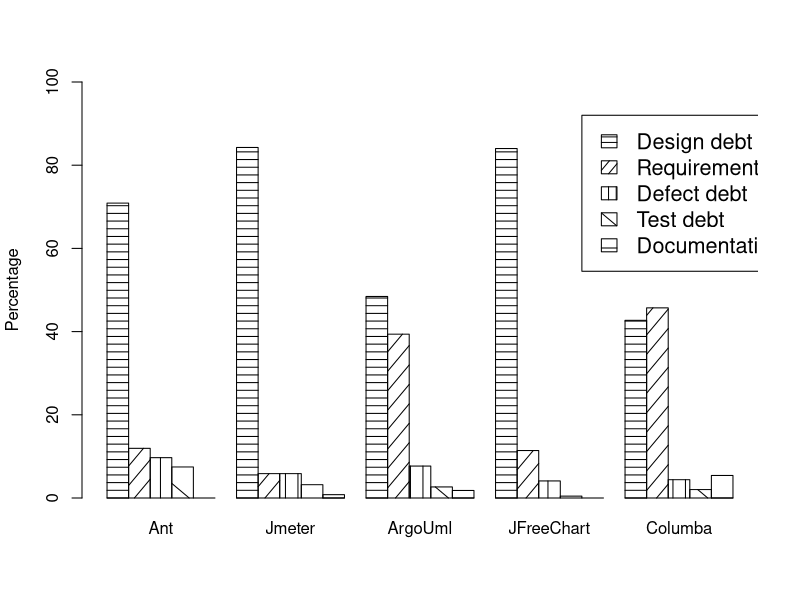
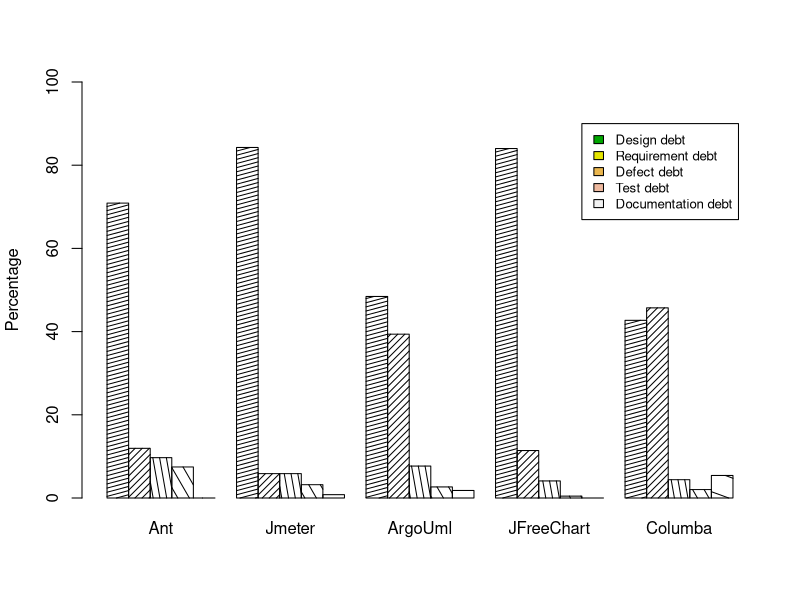

Generate these figures, in order, with R:

mydata <- data.frame(Ant=c(70.89,11.94,9.7,7.46,0), Jmeter=c(84.26,5.86,5.86,3.2,0.8), ArgoUml=c(48.45,39.38,7.68,2.66,1.81), JFreeChart=c(84.01,11.41,4.10,0.45,0), Columba=c(42.71,45.71,4.40,2.03,5.42))
barplot(as.matrix(mydata),  ylab="Percentage",  ylim=c(0, 100), beside=TRUE, col=1, density=c(13,8,8,3,3), angle = c(0, 50, 90, 140, 180))
legend(23, 92, c("Design debt", "Requirement debt", "Defect debt","Test debt", "Documentation debt"), cex=1.3, col=1, density=c(18,13,13,8,8), angle = c(0, 50, 90, 140, 180) , bty="y", seg.len=0.5)



mydata <- data.frame(Ant=c(70.89,11.94,9.7,7.46,0), Jmeter=c(84.26,5.86,5.86,3.2,0.8), ArgoUml=c(48.45,39.38,7.68,2.66,1.81), JFreeChart=c(84.01,11.41,4.10,0.45,0), Columba=c(42.71,45.71,4.40,2.03,5.42))
barplot(as.matrix(mydata),  ylab="Percentage",  ylim=c(0, 100), beside=TRUE, col=1, density=c(25,20,15,10,5), angle = c(15, 45, 100, 120, 160))
legend(23, 90, c("Design debt", "Requirement debt", "Defect debt","Test debt", "Documentation debt"), cex=0.8, fill=terrain.colors(5))
